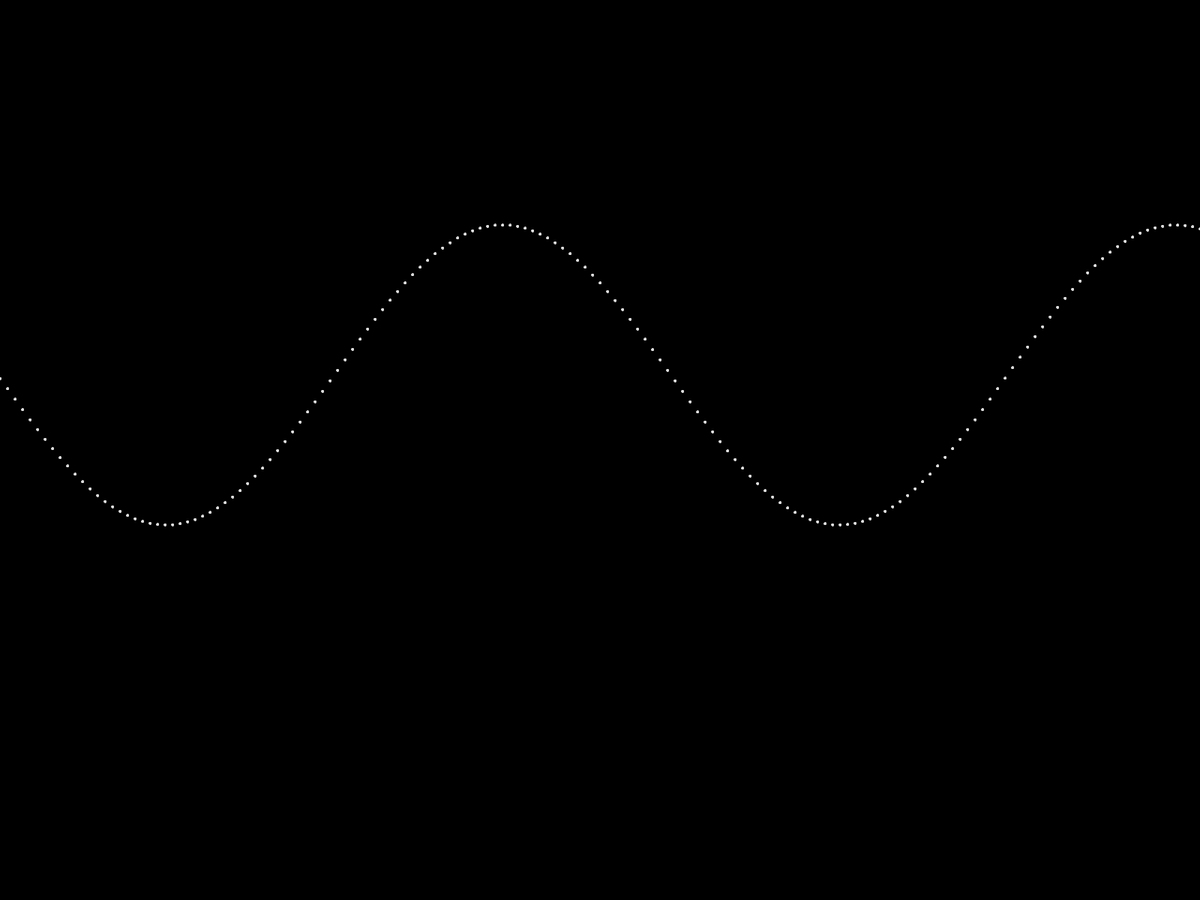
Frame 1 (no input)
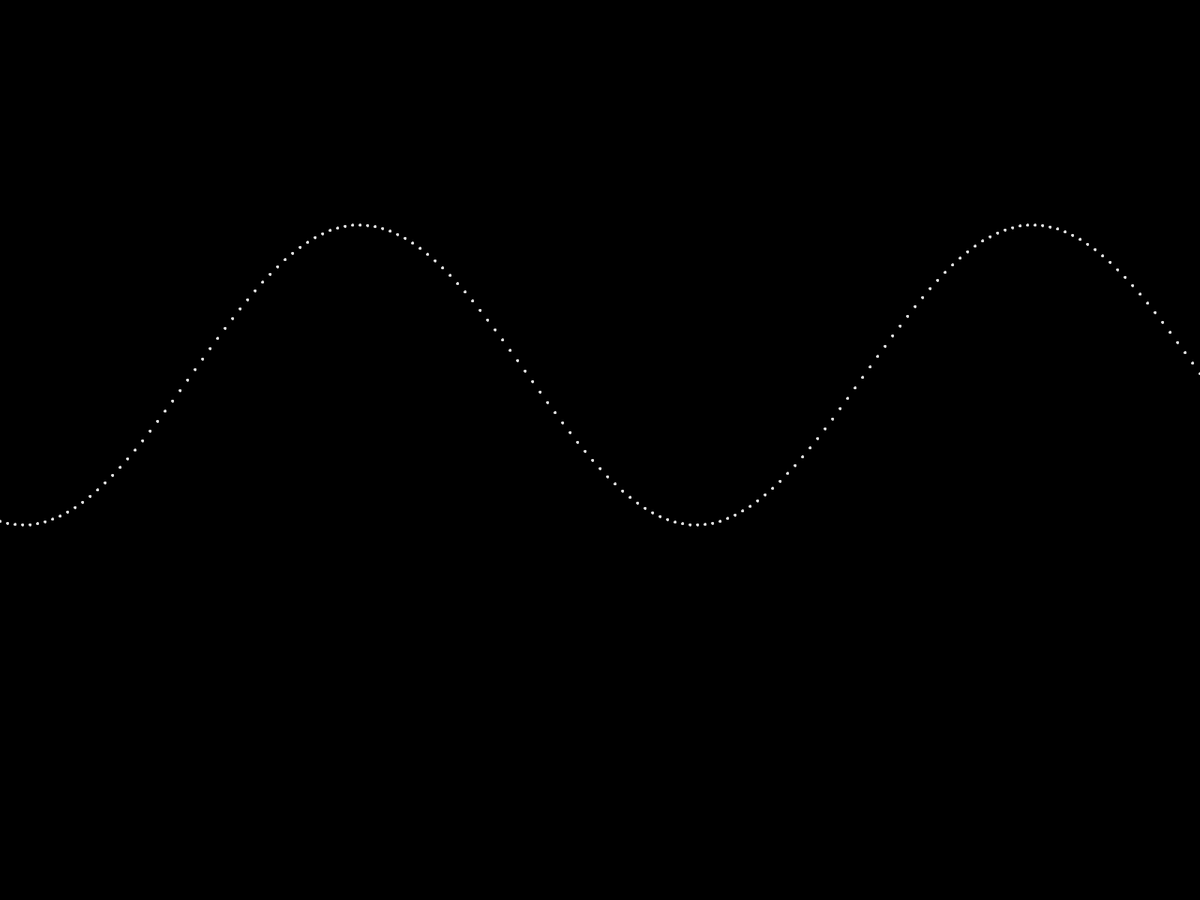
Frame 60 (the mouse pressed at the canvas centre just before this capture)
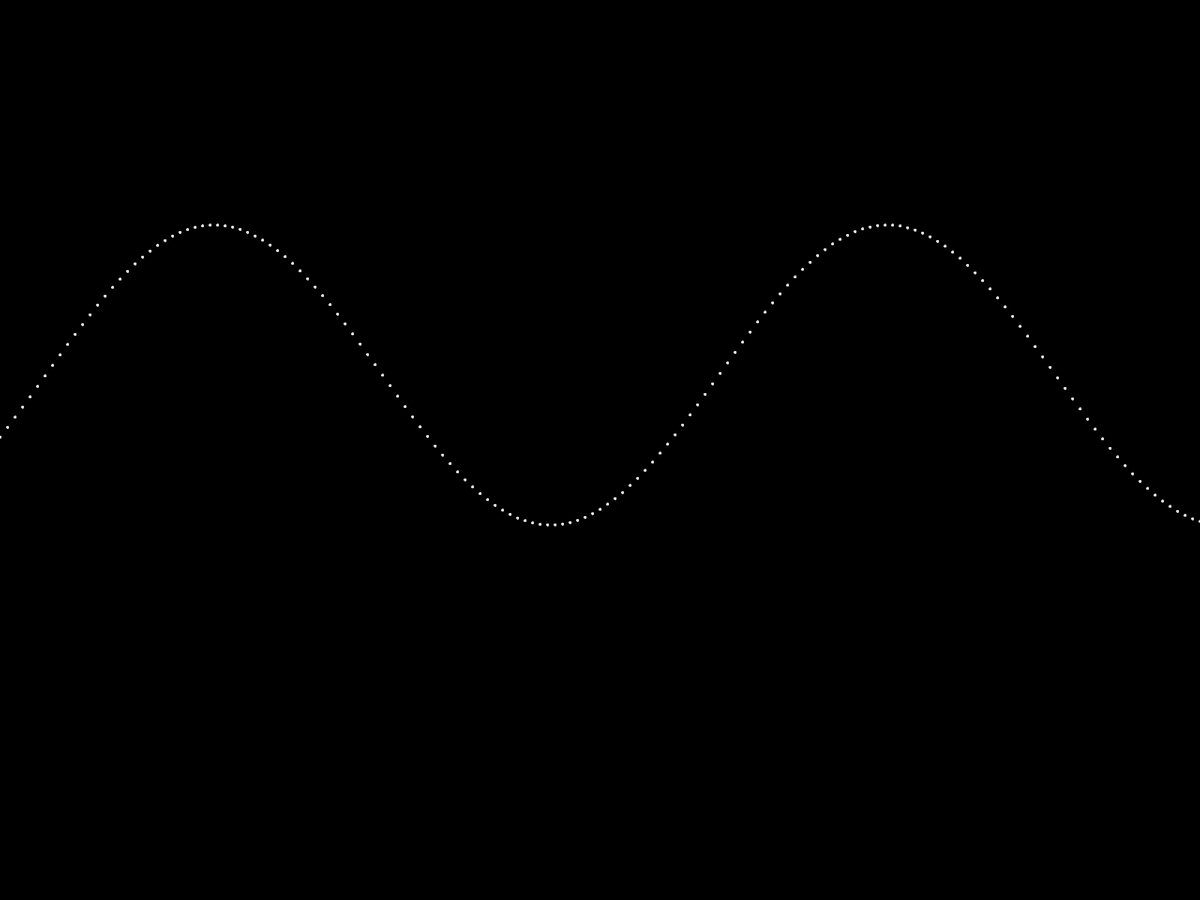
Frame 120 (the mouse held since frame 60 and released just before this capture)

The Processing sketch that drew these frames (run headless with seeded random() and noise(); from frame 60 on, the mouse is pressed at the canvas centre):

// Processing sketch: Trying_to_Make_This_Wave_Look_Like_Its_Not_Sliding
// ── Trying_to_Make_This_Wave_Look_Like_Its_Not_Sliding.pde
  float[] xValues;
  float[] yValues; 
  float[]thetaValues; 

  float y = 0; 
  float x = 0;
  float theta = 0;
  
  float thetaChange1;
  float thetaChange2;
  
void setup()
{
  fullScreen();
  background(0);
  
  thetaChange1 = 0.07;
  thetaChange2 = thetaChange1 * random(0, 0.5);//0.1;
  
  xValues = new float[width/6];
  yValues = new float[width/6];
  thetaValues = new float[width/6];
  
  float thetavar = 0.0;
  
  float xVariable = 0.0;

  stroke(225);
  for(int i = 0; i < xValues.length; i++)
  {
    thetaValues[i] = thetavar;
    thetavar = thetavar + thetaChange1;
    
    xValues[i] = xVariable;
    xVariable = xVariable + 10;
    
    yValues[i] = 300 * sin(thetaValues[i]) + 500;
    
    ellipse(xValues[i], yValues[i], 3, 3);
  }
}

void draw()
{
  
  background(0);
  
  updateDots();
  
  delay(10);
  
}

void updateDots()
{
  fill(225);
  
  for(int i = 0; i < thetaValues.length; i++)
  { 
    thetaValues[i] += thetaChange2;
    
    yValues[i] = 200 * sin(thetaValues[i]) + 500;
  }
  
  for(int i = 0; i < thetaValues.length; i++)
    ellipse(xValues[i], yValues[i], 3, 3);
}
